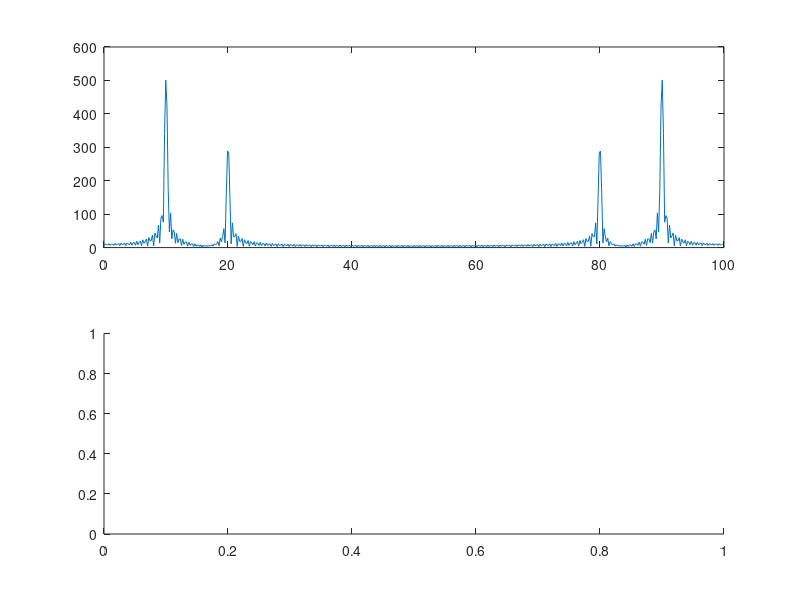

This figure's MATLAB source: (Note: this script raises an error after producing the figure.)
Fs = 1/0.01;
t = 0:0.01:2;
N = 512;
x = 5 * cos(20 * pi .* t - 0.2 * pi) + 3 * sin(40 * pi .* t + 0.3 * pi);
X = fft(x,N);
F = (0:N-1)* Fs/N;
figure(1),subplot(2,1,1),plot(F,abs(X));
figure(1),subplot(2,1,2),plot(F,phase(X));